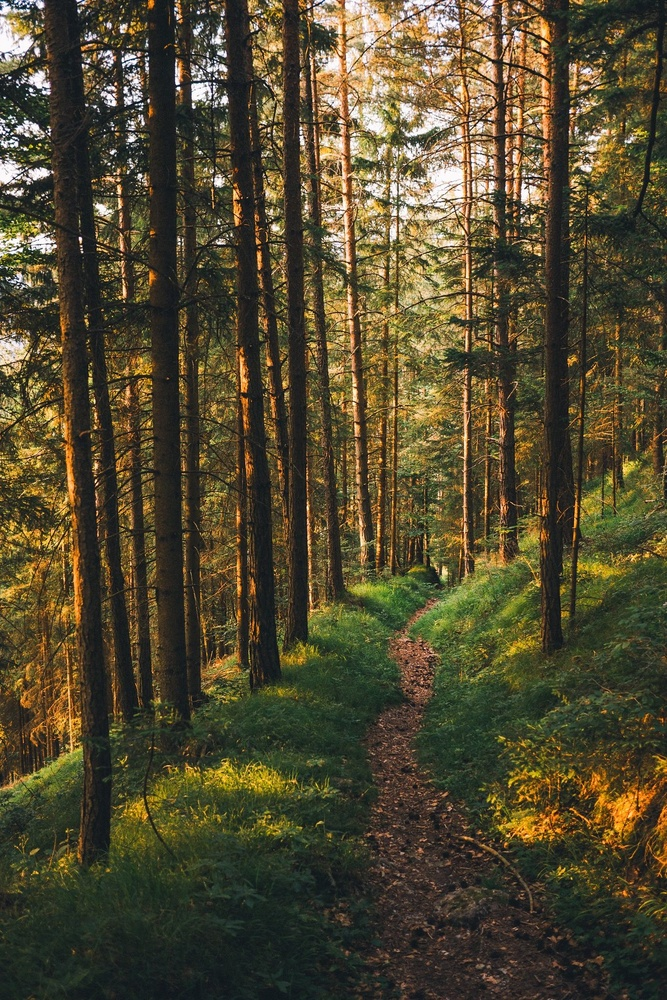
#> input picture lesson9/Nature.jpg, 667 x 1000 px, shrunk from 1365 x 2048 before the run, found by its file name
$ python 'Image Annotation with Shapes and Measurements.py'
#> lines starting #> are read from the running program, lines starting #| are printed output that depends on the picture
import cv2
import matplotlib.pyplot as plt

image_path = "lesson9\\Nature.jpg"
image = cv2.imread(image_path)
#> image is the input picture: shape (1000, 667, 3); mean B, G, R 47.8, 73.2, 81.2

image_rgb = cv2.cvtColor(image, cv2.COLOR_BGR2RGB)

height, width, _ = image_rgb.shape
#> height = 1000; width = 667

rect1_width, rect1_height = 150, 150
top_left1 = (20,20)
bottom_right1 = (top_left1[0] + rect1_width, top_left1[1] + rect1_height)
cv2.rectangle(image_rgb, top_left1, bottom_right1, (0, 255, 255), 3)

rect2_width, rect2_height = 200, 150
top_left2 = (width - rect2_width - 20, height - rect2_height - 20)
#> top_left2 = (447, 830)
bottom_right2 = (top_left2[0] + rect2_width, top_left2[1] + rect2_height)
#> bottom_right2 = (647, 980)
cv2.rectangle(image_rgb, top_left2, bottom_right2, (255, 0 , 255), 3)

center1_x = top_left1[0] + rect1_width//2
center1_y = top_left1[1] + rect1_height//2
center2_x = top_left2[0] + rect2_width//2
#> center2_x = 547
center2_y = top_left2[1] + rect2_height//2
#> center2_y = 905
cv2.circle(image_rgb, (center1_x, center1_y), 15, (0, 255, 0), -1)
cv2.circle(image_rgb, (center2_x, center2_y), 15, (0, 255, 0), -1)

cv2.line(image_rgb, (center1_x, center1_y), (center2_x, center2_y), (0, 255, 0), 3)

font = cv2.FONT_HERSHEY_SIMPLEX
cv2.putText(image_rgb, 'region1', (top_left1[0], top_left1[1] - 10), font, 0.7, (255, 255, 255), 2, cv2.LINE_AA)
cv2.putText(image_rgb, 'region2', (top_left2[0], top_left2[1] - 10), font, 0.7, (255, 255, 255), 2, cv2.LINE_AA)
cv2.putText(image_rgb, 'center1', (center1_x - 40, center1_y + 40), font, 0.6, (0, 255, 0), 2, cv2.LINE_AA)
cv2.putText(image_rgb, 'center2', (center2_x - 40, center2_y + 40), font, 0.6, (0, 255, 0), 2, cv2.LINE_AA)

arrow_start = (width - 50,20)
#> arrow_start = (617, 20)
arrow_end = (width - 50, height - 20)
#> arrow_end = (617, 980)

cv2.arrowedLine(image_rgb, arrow_start, arrow_end, (255, 255, 0), 3, tipLength = 0.05)
cv2.arrowedLine(image_rgb, arrow_end, arrow_start, (255, 255, 0), 3, tipLength = 0.05)

height_label_pos = (arrow_start[0] - 150, (arrow_end[1] - arrow_start[1]) // 2)
#> height_label_pos = (467, 480)
cv2.putText(image_rgb, f"Height: {height}px", height_label_pos, font, 0.8, (255, 255, 0), 2, cv2.LINE_AA)
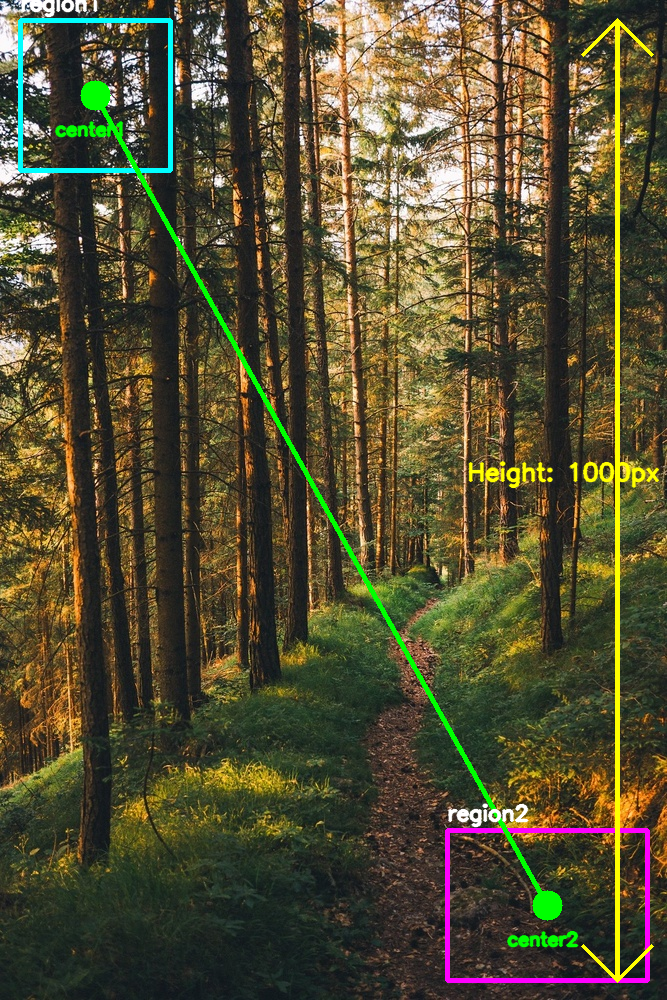
#> image_rgb: shape (1000, 667, 3); mean R, G, B 83.3, 78.1, 49.3

plt.figure(figsize = (12,8))
plt.imshow(image_rgb)
plt.title("Image Annotation with shapes and measurements")
plt.axis('off')
plt.show()
